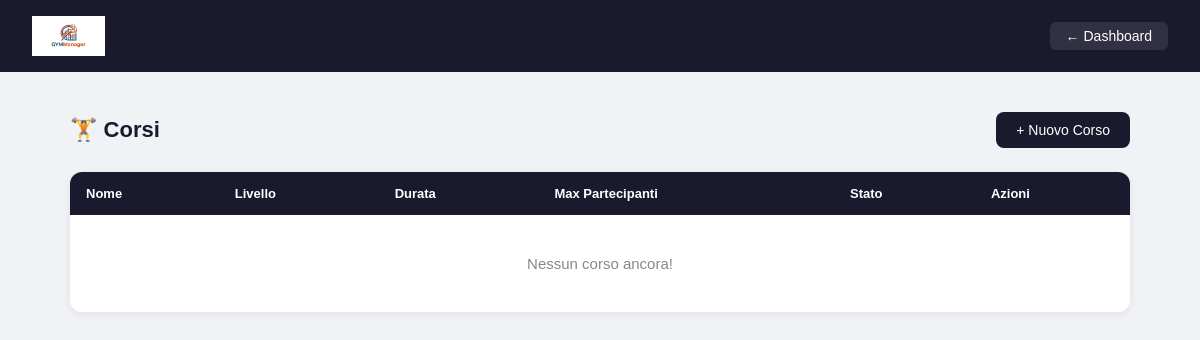
Page /palestra/pages/corsi.php (signed in) on the earlier database version.
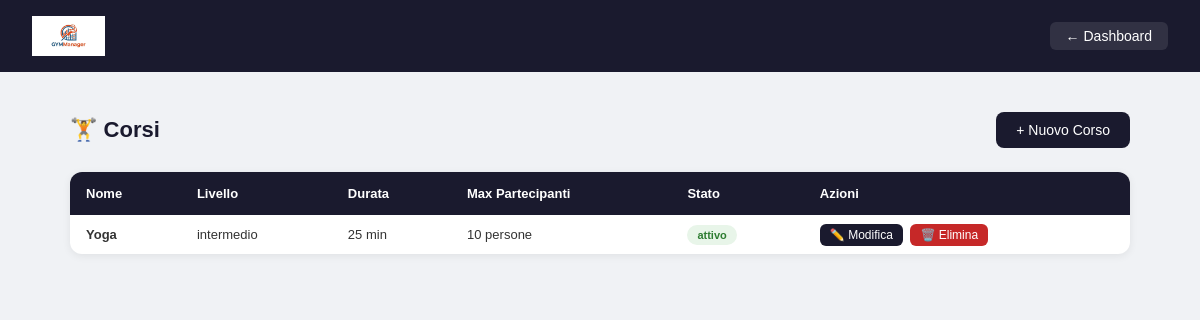
Same page on the later database version.
### tables this page shows
CREATE TABLE `corso` (
  `id_corso` int(11) NOT NULL,
  `nome` varchar(100) NOT NULL,
  `descrizione` text DEFAULT NULL,
  `livello` enum('principiante','intermedio','avanzato') NOT NULL,
  `durata_minuti` int(11) NOT NULL,
  `max_partecipanti` int(11) NOT NULL,
  `stato` enum('attivo','sospeso','terminato') NOT NULL DEFAULT 'attivo'
);

### palestra/pages/corsi.php (the view, shortened to what this page needs)
<?php
require_once "../config/db.php";
$corsi = $pdo->query("
    SELECT id_corso, nome, descrizione, livello,
           durata_minuti, max_partecipanti, stato
    FROM CORSO
    ORDER BY nome
")->fetchAll();
?>
<!DOCTYPE html>
<html lang="it">
<head>
</head>
<body>
<div class="navbar">
    <img src="../assets/logo.jpg" style="height:40px;">
    <a href="dashboard.php">← Dashboard</a>
     </div>
<div class="contenuto">
    <div class="intestazione">
        <h2>🏋️ Corsi</h2>
        <a class="btn" href="nuovo_corso.php">+ Nuovo Corso</a>
    </div>
    <table>
        <thead>
            <tr>
                <th>Nome</th>
                <th>Livello</th>
                <th>Durata</th>
                <th>Max Partecipanti</th>
                <th>Stato</th>
                <th>Azioni</th>
            </tr>
        </thead>
        <tbody>
            <?php if(empty($corsi)): ?>
            <tr>
                <td colspan="6" class="nessun-record">Nessun corso ancora!</td>
            </tr>
            <?php else: ?>
            <?php foreach($corsi as $c): ?>
            <tr>
                <td>
                    <strong><?= htmlspecialchars($c['nome']) ?></strong>
                    <br><small style="color:#888"><?= htmlspecialchars($c['descrizione']) ?></small>
                </td>
                <td><?= htmlspecialchars($c['livello']) ?></td>
                <td><?= $c['durata_minuti'] ?> min</td>
                <td><?= $c['max_partecipanti'] ?> persone</td>
                <td>
                    <span class="badge <?= $c['stato'] ?>">
                        <?= $c['stato'] ?>
                    </span>
                </td>
                <td>
                    <a class="btn-modifica" href="modifica_corso.php?id=<?= $c['id_corso'] ?>">✏️ Modifica</a>
                    <a class="btn-elimina" href="elimina_corso.php?id=<?= $c['id_corso'] ?>" onclick="return confirm('Sei sicuro di voler eliminare questo corso?')">🗑️ Elimina</a>
                </td>
            </tr>
            <?php endforeach; ?>
            <?php endif; ?>
        </tbody>
    </table>
</div>
</body>
</html>

Differences in the rows shown:
added corso: nome "Yoga", livello "intermedio", durata_minuti "25", max_partecipanti "10", stato "attivo"
Other differences:
text no longer shown: "Nessun corso ancora!"
